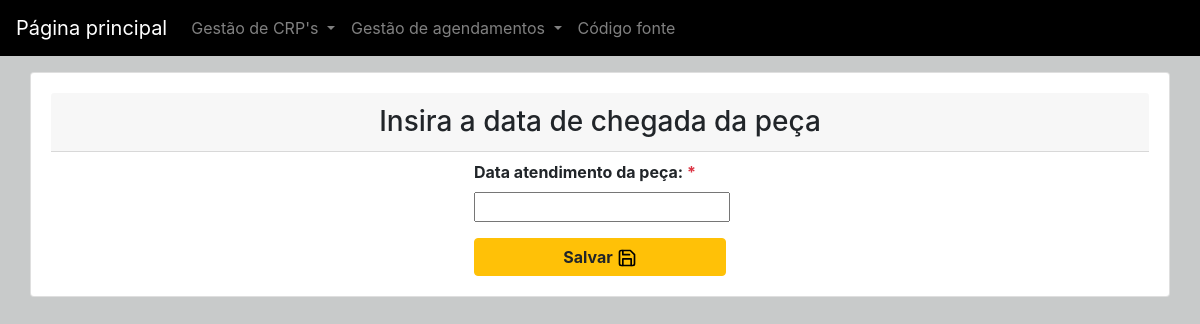
The page /crp/editar-chegada-peca/10/edit/ on the database as committed earlier.
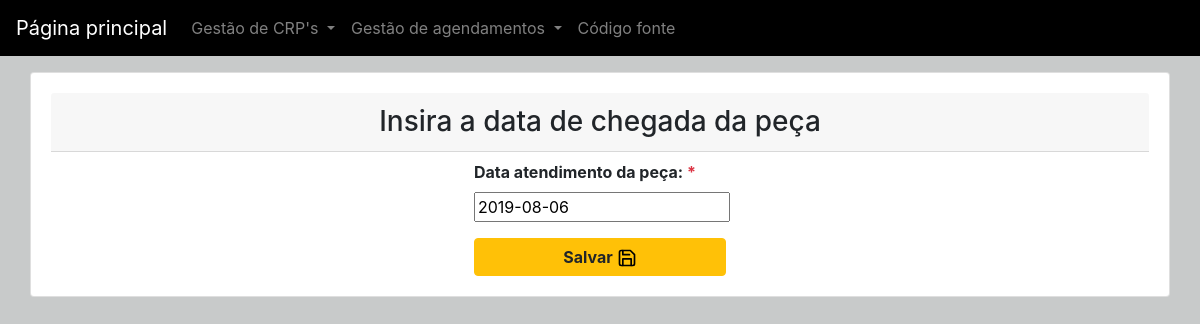
The same page on the database as committed later.
### crp/models.py (models this page shows, shortened)
class Crp(models.Model):
    id = models.AutoField(primary_key=True)
    slug = models.SlugField('Campo SLUG:',blank = True)
    loja = models.CharField('Loja:', choices=LOJAS,max_length = 3, blank=False)
    numMinuta = models.CharField('Minuta:', max_length = 7, blank=False)
    numCrp = models.CharField('CRP:', max_length = 5, blank=False)
    tipo = models.CharField('Tipo:',choices=TIPO_CRP, max_length = 1, blank=False)
    created_at = models.DateTimeField('Criado em',auto_now_add = True)
    updated_at = models.DateTimeField('Atualizado em',auto_now = True)
    zona = models.CharField('Zona:', choices=ZONAS,max_length = 8, blank=False)
    dataPrevisaoLimite = models.DateField('Data limite para resolução:', blank = False)
    dataEnvioSetorCrp = models.DateField('Data de envio para setor de CRP:', auto_now_add = True)
    dataEnvioSetorEntrega = models.DateField('Data de envio para setor de entrega:', blank = True, null=True)
    dataRecebimentoCrpEntrega = models.DateField('Data de recebimento da CRP do setor de entrega:', blank = True, null=True)
    dataChegadaPeca = models.DateField('Data de chegada da peça:', blank = True, null=True)
    dataConclusao = models.DateField('Data de conclusão da montagem da CRP:', blank = True,null=True)
    recolhimento = models.CharField('Recolher peça:', choices=RECOLHER_PECA,max_length = 1, blank=False)
    recolhida = models.CharField('Peça recolhida:', choices=RECOLHER_PECA,max_length = 1, blank=True)
    status = models.CharField('Status dO atendimento da CRP:', choices=STATUS,max_length = 9,blank=True,default='PENDENTE')
    class Meta:
	    verbose_name = "CRP"
	    verbose_name_plural = "CRP's"
	    ordering = ['loja','numMinuta','numCrp','tipo','zona','dataPrevisaoLimite','recolhimento','recolhida','status']

### crp/views.py (the view)
# urls.py: url(r'^editar-chegada-peca/(?P<pk>\d+)/edit/$', views.editar_chegada_peca, name="editar_chegada_peca"),
def editar_chegada_peca(request, pk):
    crp = get_object_or_404(Crp, pk=pk)
    if request.method == "POST":
        form = DataChegadaPecaForm(request.POST, instance=crp)
        if form.is_valid():
            crp = form.save(commit=False)
            crp.save()
            return redirect('http://localhost:8000/crp/relatorio-de-crps-pendentes/', pk=crp.pk)
    else:
        form = DataChegadaPecaForm(instance=crp)
    return render(request, 'editar-chegada-peca.html', {'form': form})

### crp/forms.py
class DataChegadaPecaForm(forms.ModelForm):
    dataChegadaPeca =forms.DateField(widget=DatePickerInput(options={"locale":"pt-br"},format='%d/%m/%Y',attrs={'placeholder':'dd/mm/aaaa','class':'form-control form-control-sm'}))
    class Meta:
        model = Crp
        fields = ['dataChegadaPeca']

### crp/templates/editar-chegada-peca.html (shortened to what this page needs)
{% extends "base.html" %}
{% block content %}
<div class="container card">
	<div class="row">
		<div class="card-body">
			<h3 class="card-header text-center">Insira a data de chegada da peça</h3>
			<div class="mx-auto">
				<form method="POST">
					<div class="row">
						<div class="col-3 mx-auto">
							<label class="font-weight-bold mt-2">Data atendimento da peça:&nbsp;<span class="text-danger">*</span></label>
							{{form.dataChegadaPeca}}
							<button type="submit" class="mt-3 btn btn-warning btn-block"><strong>Salvar&nbsp;<img src="/static/feather/save.svg" alt="save" class="icone"></strong></button>
					</div>
						</div>
				</form>
			</div>
		</div>
	</div>
</div>
{% endblock %}

Rows that differ between the two databases and show on the page:
changed Crp: dataChegadaPeca (not shown) → "2019-08-06"
